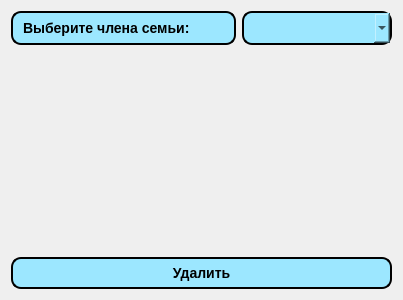
<?xml version="1.0" encoding="UTF-8"?>
<ui version="4.0">
 <class>Dialog</class>
 <widget class="QDialog" name="Dialog">
  <property name="geometry">
   <rect>
    <x>0</x>
    <y>0</y>
    <width>403</width>
    <height>300</height>
   </rect>
  </property>
  <property name="font">
   <font>
    <pointsize>10</pointsize>
   </font>
  </property>
  <property name="windowTitle">
   <string>Удалить члена семьи</string>
  </property>
  <layout class="QVBoxLayout" name="verticalLayout">
   <item>
    <layout class="QHBoxLayout" name="horizontalLayout" stretch="3,2">
     <item>
      <widget class="QLabel" name="label">
       <property name="styleSheet">
        <string notr="true">    background-color: rgb(156, 231, 255);
    border-style: outset;
    border-width: 2px;
    border-radius: 10px;
    border-color: rgb(0, 0, 0);
    font: bold 14px;
    min-width: 10em;
    padding: 6px;</string>
       </property>
       <property name="text">
        <string>Выберите члена семьи:</string>
       </property>
      </widget>
     </item>
     <item>
      <widget class="QComboBox" name="comboBox">
       <property name="styleSheet">
        <string notr="true">    background-color: rgb(156, 231, 255);
    border-style: outset;
    border-width: 2px;
    border-radius: 10px;
    border-color: rgb(0, 0, 0);
    font: bold 14px;
    min-width: 10em;
    padding: 6px;</string>
       </property>
      </widget>
     </item>
    </layout>
   </item>
   <item>
    <spacer name="verticalSpacer">
     <property name="orientation">
      <enum>Qt::Vertical</enum>
     </property>
     <property name="sizeHint" stdset="0">
      <size>
       <width>20</width>
       <height>202</height>
      </size>
     </property>
    </spacer>
   </item>
   <item>
    <widget class="QPushButton" name="removeMember">
     <property name="styleSheet">
      <string notr="true">    background-color: rgb(156, 231, 255);
    border-style: outset;
    border-width: 2px;
    border-radius: 10px;
    border-color: rgb(0, 0, 0);
    font: bold 14px;
    min-width: 10em;
    padding: 6px;</string>
     </property>
     <property name="text">
      <string>Удалить</string>
     </property>
    </widget>
   </item>
  </layout>
 </widget>
 <resources/>
 <connections/>
</ui>
